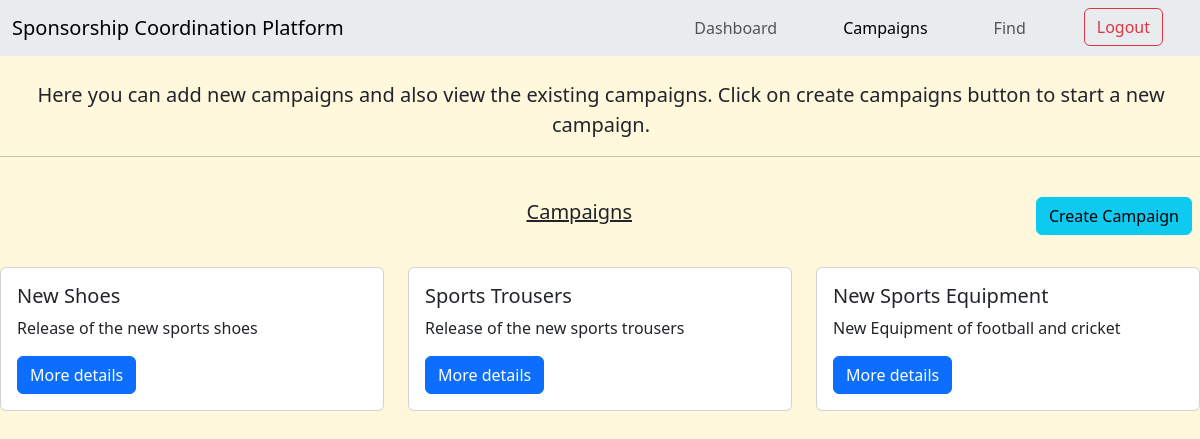
The page /sponsor/adidas/campaigns (signed in) on the database its author committed.
### models.py (models this page shows)
class Campaigns(db.Model):
    __tablename__ = 'campaigns'
    campaign_id = db.Column(db.Integer,primary_key=True, autoincrement=True)
    sponsor_id = db.Column(db.Integer, db.ForeignKey('sponsors.sponsor_id'), nullable=False)
    campaign_name = db.Column(db.String, nullable=False)
    campaign_description = db.Column(db.Text, nullable=False)
    campaign_start_date = db.Column(db.Date, nullable=False)
    campaign_end_date = db.Column(db.Date, nullable=False)
    campaign_budget = db.Column(db.Float, nullable=False)
    campaign_visibility = db.Column(db.String, nullable=False)
    campaign_goals = db.Column(db.Text, nullable=False)
    campaign_adrequests = db.relationship('AdRequests', backref='campaigns', lazy=True)

### controllers/sponsor_controllers.py (the view)
@app.route('/sponsor/<sponsor_username>/campaigns', methods=['GET', 'POST'])
def sponsor_campaigns(sponsor_username):
    if session.get("USERNAME", None) is not None:
        if session['USERNAME'] != sponsor_username:
            flash("You are not authorized to view this page. Please Login with your account or signup", "danger")
            return redirect('/sponsor/login')
        if request.method=="POST" and request.form['submit'] == 'Logout':
            session.pop('USERNAME') # remove the username from the session
            flash('You have successfully logged out. Thank you for using our services.', 'success')
            return redirect('/')
        sponsor = Sponsors.query.filter_by(sponsor_username=sponsor_username).first()
        campaign = Campaigns.query.filter_by(sponsor_id=sponsor.sponsor_id).all()
        return render_template('sponsor_campaigns.html', sponsor=sponsor, campaign=campaign)
    else:
        flash("You need to Login to continue", "info")
        return redirect('/sponsor/login')

### templates/sponsor_campaigns.html (shortened to what this page needs)
<!DOCTYPE html>
<html>
    <head>
        <link rel="stylesheet" href="/static/css/home.css">
        <link href="https://cdn.jsdelivr.net/npm/bootstrap@5.3.3/dist/css/bootstrap.min.css" rel="stylesheet">
    </head>
    <body style="background-color: #fff8dc;">
        <nav class="navbar navbar-expand-lg bg-body-secondary">
            <div class="container-fluid">
              <a class="navbar-brand">Sponsorship Coordination Platform</a>
              <div class="collapse navbar-collapse" id="navbarNavDropdown" style="justify-content:right">
                <ul class="navbar-nav">
                  <li class="nav-item">
                    <a class="nav-link" aria-current="page" href="/sponsor/{{sponsor.sponsor_username}}/dashboard">Dashboard</a>
                  </li>
                  <li class="nav-item">
                    <a class="nav-link active" href="/sponsor/{{ sponsor.sponsor_username }}/campaigns">Campaigns</a>
                  </li>
                  <li class="nav-item">
                    <a class="nav-link" href="/sponsor/{{ sponsor.sponsor_username }}/find">Find</a>
                  </li>
                  <li>
              <form class="d-flex" action='/sponsor/{{ sponsor.sponsor_username }}/dashboard' method='POST'>
                <button class="btn btn-outline-danger" type="submit" value='Logout' name='submit'>Logout</button>
              </form>
            </li>
            </div>
            </div>
          </nav>
         <br>
        <p style="font-size:20px; padding-left:2px;text-align:center">Here you can add new campaigns and also view the existing campaigns. Click on create campaigns button to start a new campaign.</p>
        <hr>
        <br>
        <div class=row>
            <div class="col-md-7" style="text-align:right; padding-right: 70px">
                <p style="font-size:20px;"> <u>Campaigns</u> </p>
            </div>
            <div class="col-md-5" style="text-align:right; padding-right:20px;">
                <a href="/sponsor/{{ sponsor.sponsor_username }}/campaigns/create_campaign"><button type="button" class="btn btn-info">Create Campaign</button></a>
            </div>
        </div>
        <br>
        <div class="row">
            {% for campaign in campaign %}
                <div class="col-sm-4 mb-3 mb-sm-0">
                    <div class="card">
                      <div class="card-body">
                          <h5 class="card-title">{{ campaign.campaign_name }}</h5>
                          <p class="card-text">{{ campaign.campaign_description }}</p>
                          <button type="button" class="btn btn-primary" data-bs-toggle="modal" data-bs-target="#modal{{campaign.campaign_id}}">
                              More details
                          </button>
                    </div>
                    </div>
                    <br>
                </div>
            {% endfor %}
            </div>
    </body>
</html>

### static/css/home.css (style rules this page uses)
.navbar-nav > li { padding-left:25px; padding-right:25px; }
.card { display: inline-block; }

### rows shown on the page
Campaigns: campaign_name "New Shoes", campaign_description "Release of the new sports shoes"
Campaigns: campaign_name "Sports Trousers", campaign_description "Release of the new sports trousers"
Campaigns: campaign_name "New Sports Equipment", campaign_description "New Equipment of football and cricket"
